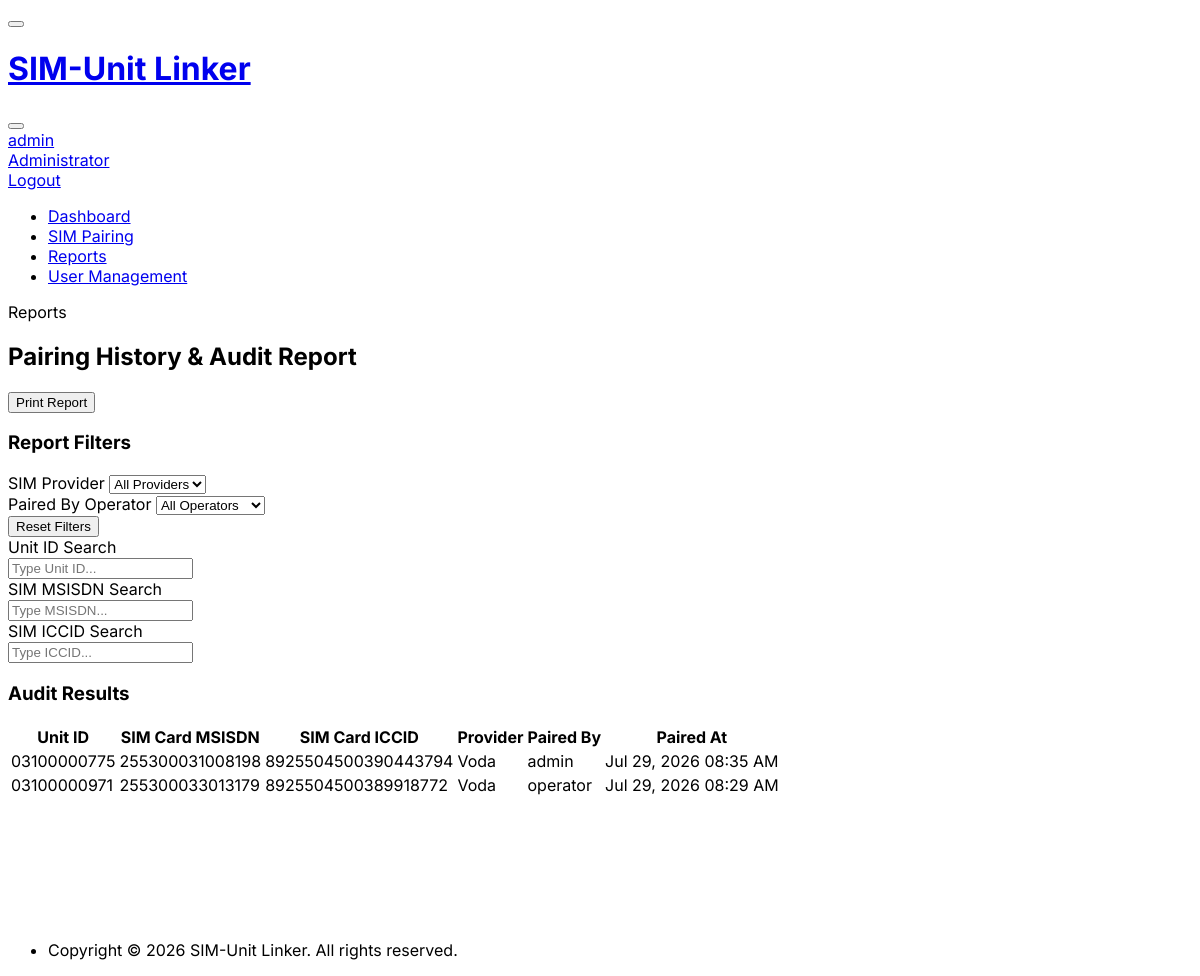
Page /report (signed in) on the committed database.
### database.py (models this page shows)
class User(Base):
    __tablename__ = 'users'
    id = Column(Integer, primary_key=True, autoincrement=True)
    username = Column(String, unique=True, nullable=False, index=True)
    password_hash = Column(String, nullable=False)
    is_admin = Column(Boolean, default=False)
    pairings = relationship("Pairing", back_populates="paired_by")

class Pairing(Base):
    __tablename__ = 'pairings'
    id = Column(Integer, primary_key=True, autoincrement=True)
    unit_id = Column(String, ForeignKey('units.id'), nullable=False)
    sim_card_id = Column(Integer, ForeignKey('sim_cards.id'), nullable=False)
    paired_by_user_id = Column(Integer, ForeignKey('users.id'), nullable=False)
    paired_at = Column(DateTime, default=datetime.utcnow)
    is_active = Column(Boolean, default=True)  # True = current pairing, False = historic pairing
    unit = relationship("Unit", back_populates="pairings")
    sim_card = relationship("SimCard", back_populates="pairings")
    paired_by = relationship("User", back_populates="pairings")

class SimCard(Base):
    __tablename__ = 'sim_cards'
    id = Column(Integer, primary_key=True, autoincrement=True)
    msisdn = Column(String, nullable=False, index=True)
    iccid = Column(String, nullable=False, index=True)
    provider = Column(String, nullable=False)
    pairings = relationship("Pairing", back_populates="sim_card")

### main.py (the view)
@app.get("/report", response_class=HTMLResponse)
async def report_get(
    request: Request,
    unit_filter: str = "",
    msisdn_filter: str = "",
    iccid_filter: str = "",
    provider_filter: str = "",
    user_filter: str = "",
    current_user = Depends(require_user),
    db: Session = Depends(get_db)
):
    query = db.query(Pairing).options(
        joinedload(Pairing.sim_card),
        joinedload(Pairing.paired_by)
    ).filter(Pairing.is_active == True)
    if unit_filter.strip():
        query = query.filter(Pairing.unit_id.like(f"%{unit_filter.strip()}%"))
    if msisdn_filter.strip() or iccid_filter.strip() or provider_filter.strip():
        query = query.join(Pairing.sim_card)
        if msisdn_filter.strip():
            query = query.filter(SimCard.msisdn.like(f"%{msisdn_filter.strip()}%"))
        if iccid_filter.strip():
            query = query.filter(SimCard.iccid.like(f"%{iccid_filter.strip()}%"))
        if provider_filter.strip():
            query = query.filter(SimCard.provider == provider_filter)
    if user_filter.strip():
        try:
            query = query.filter(Pairing.paired_by_user_id == int(user_filter))
        except ValueError:
            pass
    pairings = query.order_by(Pairing.paired_at.desc()).all()
    providers = [r[0] for r in db.query(SimCard.provider).distinct().all() if r[0]]
    users = db.query(User).order_by(User.username.asc()).all()
    is_htmx = request.headers.get("HX-Request") == "true"
    template_name = "partials/report_table.html" if is_htmx else "report.html"
    return templates.TemplateResponse(request, template_name, {
        "current_user": current_user,
        "active_page": "report",
        "pairings": pairings,
        "providers": providers,
        "users": users,
        "filters": {
            "unit": unit_filter,
            "msisdn": msisdn_filter,
            "iccid": iccid_filter,
            "provider": provider_filter,
            "user": user_filter
        }
    })

### templates/report.html (shortened to what this page needs)
{% extends "base.html" %}
{% block content %}
<div class="page-header d-print-none">
  <div class="row align-items-center">
    <div class="col">
      <div class="page-pretitle">Reports</div>
      <h2 class="page-title">Pairing History & Audit Report</h2>
    </div>
    <div class="col-auto ms-auto">
      <button class="btn btn-outline-primary" onclick="window.print()">
         Print Report
      </button>
    </div>
  </div>
</div>
<div class="card mb-4 d-print-none">
  <div class="card-header bg-light">
    <h3 class="card-title fw-bold"> Report Filters</h3>
  </div>
  <div class="card-body">
    <form id="filter-form" hx-get="/report" hx-target="#report-table-container" hx-swap="innerHTML" hx-trigger="change from:select, keyup changed delay:300ms from:input" onsubmit="return false;">
      <div class="row g-3">
        <div class="col-md-4">
          <label class="form-label font-weight-bold">SIM Provider</label>
          <select class="form-select form-select-sm" name="provider_filter">
            <option value="">All Providers</option>
          </select>
        </div>
        <div class="col-md-4">
          <label class="form-label font-weight-bold">Paired By Operator</label>
          <select class="form-select form-select-sm" name="user_filter">
            <option value="">All Operators</option>
          </select>
        </div>
        <div class="col-md-4 d-flex align-items-end">
          <button type="button" class="btn btn-sm btn-outline-secondary w-100" onclick="resetFilters()">
             Reset Filters
          </button>
        </div>
      </div>
      <div class="row g-3 mt-1">
        <div class="col-md-4">
          <label class="form-label font-weight-bold">Unit ID Search</label>
          <div class="input-icon">
            <input type="text" class="form-control form-control-sm" placeholder="Type Unit ID..." name="unit_filter">
          </div>
        </div>
        <div class="col-md-4">
          <label class="form-label font-weight-bold">SIM MSISDN Search</label>
          <div class="input-icon">
            <input type="text" class="form-control form-control-sm" placeholder="Type MSISDN..." name="msisdn_filter">
          </div>
        </div>
        <div class="col-md-4">
          <label class="form-label font-weight-bold">SIM ICCID Search</label>
          <div class="input-icon">
            <input type="text" class="form-control form-control-sm" placeholder="Type ICCID..." name="iccid_filter">
          </div>
        </div>
      </div>
    </form>
  </div>
</div>
<div class="card">
  <div class="card-header bg-dark-lt d-flex justify-content-between align-items-center">
    <h3 class="card-title fw-bold text-dark"> Audit Results</h3>
  </div>
  <div id="report-table-container">
    {% include "partials/report_table.html" %}
  </div>
</div>
{% endblock %}

### templates/base.html (shortened to what this page needs)
<!doctype html>
<html lang="en">
  <head>
    <link rel="stylesheet" href="https://cdn.jsdelivr.net/npm/@tabler/core@1.0.0-beta20/dist/css/tabler.min.css">
    <link rel="stylesheet" href="https://cdn.jsdelivr.net/npm/@tabler/icons-webfont@latest/tabler-icons.min.css">
  </head>
  <body data-bs-theme="light">
    <div class="page">
      <header class="navbar navbar-expand-md d-print-none">
        <div class="container-xl">
          <button class="navbar-toggler" type="button" data-bs-toggle="collapse" data-bs-target="#navbar-menu" aria-controls="navbar-menu" aria-expanded="false" aria-label="Toggle navigation">
          </button>
          <h1 class="navbar-brand navbar-brand-autodark d-none-hd-menu pe-0 pe-md-3">
            <a href="/">
              SIM-Unit Linker
            </a>
          </h1>
          <div class="navbar-nav flex-row order-md-last align-items-center">
            <div class="nav-item me-3">
              <button onclick="toggleTheme()" class="btn btn-icon btn-ghost-secondary border-0" id="theme-toggle-btn" title="Toggle Light/Dark Theme">
              </button>
            </div>
            {% if current_user %}
            <div class="nav-item dropdown">
              <a href="#" class="nav-link d-flex lh-1 text-reset p-0" data-bs-toggle="dropdown" aria-label="Open user menu">
                <div class="d-none d-xl-block ps-2">
                  <div>{{ current_user.username }}</div>
                  <div class="mt-1 small text-muted">{% if current_user.is_admin %}Administrator{% else %}Operator{% endif %}</div>
                </div>
              </a>
              <div class="dropdown-menu dropdown-menu-end dropdown-menu-arrow">
                <a href="/logout" class="dropdown-content dropdown-item text-danger">
                   Logout
                </a>
              </div>
            </div>
            {% endif %}
          </div>
          <div class="collapse navbar-collapse" id="navbar-menu">
            <div class="d-flex flex-column flex-md-row flex-fill align-items-stretch align-items-md-center">
              <ul class="navbar-nav">
                <li class="nav-item {% if active_page == 'dashboard' %}active{% endif %}">
                  <a class="nav-link" href="/">
                    <span class="nav-link-title">Dashboard</span>
                  </a>
                </li>
                <li class="nav-item {% if active_page == 'pairing' %}active{% endif %}">
                  <a class="nav-link" href="/pairing">
                    <span class="nav-link-title">SIM Pairing</span>
                  </a>
                </li>
                <li class="nav-item {% if active_page == 'report' %}active{% endif %}">
                  <a class="nav-link" href="/report">
                    <span class="nav-link-title">Reports</span>
                  </a>
                </li>
                {% if current_user and current_user.is_admin %}
                <li class="nav-item {% if active_page == 'admin' %}active{% endif %}">
                  <a class="nav-link" href="/admin/users">
                    <span class="nav-link-title">User Management</span>
                  </a>
                </li>
                {% endif %}
              </ul>
            </div>
          </div>
        </div>
      </header>
      <div class="page-wrapper">
        <div class="page-body">
          <div class="container-xl">
            {% block content %}{% endblock %}
          </div>
        </div>
        <footer class="footer footer-transparent d-print-none mt-auto py-3">
          <div class="container-xl">
            <div class="row text-center align-items-center flex-row-reverse">
              <div class="col-12 col-lg-auto mt-3 mt-lg-0">
                <ul class="list-inline list-inline-dots mb-0">
                  <li class="list-inline-item">
                    Copyright &copy; 2026 SIM-Unit Linker. All rights reserved.
                  </li>
                </ul>
              </div>
            </div>
          </div>
        </footer>
      </div>
    </div>
  </body>
</html>

### templates/partials/report_table.html (shortened to what this page needs)
<div class="table-responsive" style="min-height: 200px;">
  <table class="table table-vcenter card-table table-hover">
    <thead>
      <tr>
        <th>Unit ID</th>
        <th>SIM Card MSISDN</th>
        <th>SIM Card ICCID</th>
        <th>Provider</th>
        <th>Paired By</th>
        <th>Paired At</th>
      </tr>
    </thead>
    <tbody>
      {% for pairing in pairings %}
      <tr>
        <td>
          <span class="font-weight-semibold text-dark">{{ pairing.unit_id }}</span>
        </td>
        <td>{{ pairing.sim_card.msisdn }}</td>
        <td class="font-monospace text-muted small">{{ pairing.sim_card.iccid }}</td>
        <td>
          <span class="badge bg-blue-lt">{{ pairing.sim_card.provider }}</span>
        </td>
        <td>
          <div class="d-flex align-items-center">
            <span>{{ pairing.paired_by.username }}</span>
          </div>
        </td>
        <td class="small text-muted" title="{{ pairing.paired_at.strftime('%Y-%m-%d %H:%M:%S') }}">
          {{ pairing.paired_at.strftime('%b %d, %Y %I:%M %p') }}
        </td>
      </tr>
      {% endfor %}
    </tbody>
  </table>
</div>

### templates/base.html (style rules this page uses)
:root { --tblr-font-sans-serif: 'Inter', -apple-system, BlinkMacSystemFont, San Francisco, Segoe UI, Roboto, Helvetica Neue, sans-serif; }
body { font-family: var(--tblr-font-sans-serif); }
.card { transition: transform 0.2s ease, box-shadow 0.2s ease; }

### rows in the picture
User: username "admin"
Pairing: unit_id "03100000775", sim_card.msisdn "255300031008198", sim_card.iccid "8925504500390443794", sim_card.provider "Voda", paired_by.username "admin", paired_at "Jul 29, 2026 08:35 AM"
Pairing: unit_id "03100000971", sim_card.msisdn "255300033013179", sim_card.iccid "8925504500389918772", sim_card.provider "Voda", paired_by.username "operator", paired_at "Jul 29, 2026 08:29 AM"
